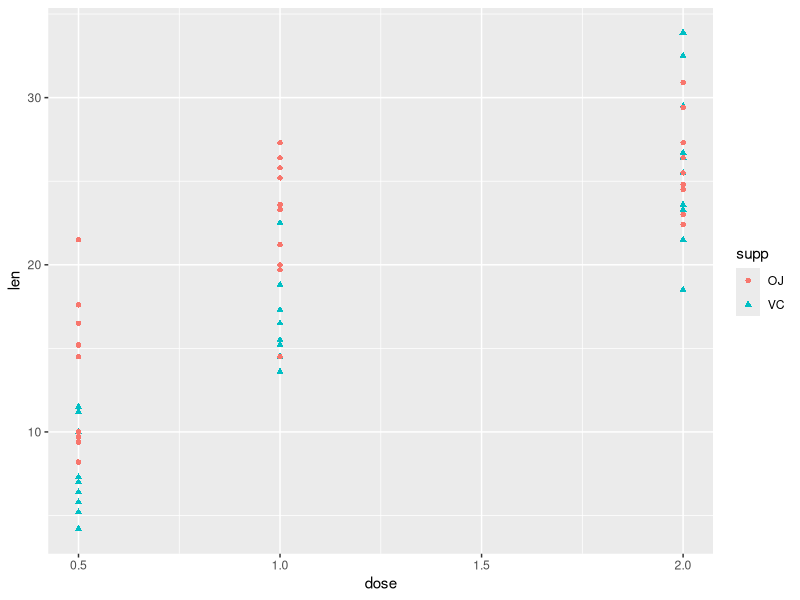

Reproduce this figure in R. (Note: this script raises an error after producing the figure.)
## ---- chunk 1
knitr::opts_chunk$set( message =FALSE, warning =FALSE)
## ---- chunk 2
#Load the ToothGrowth data: 
library(datasets)
data("ToothGrowth")
## ---- chunk 3
#first glance on the data:
head(ToothGrowth)

#look into data description:
str(ToothGrowth)
summary(ToothGrowth)
## ---- chunk 4
#check for unique dose values
unique(ToothGrowth$dose)
## ---- chunk 5
#find standard deviation for length
sd(ToothGrowth$len)
## ---- chunk 6
#open ggplot2 library:
library(ggplot2)

#Plot dataset grouped by supplement type and dosage
ggplot(ToothGrowth, aes(x=dose, y=len, shape=supp, color=supp)) +geom_point()
## ---- chunk 7
# perform t-test for length vs supplement type:
t.test(len~supp, data= ToothGrowth, var.equal = TRUE, paired= FALSE)
## ---- chunk 8

## perform t-test for length vs dosage 0.5 or 1.0:
t.test(ToothGrowth$len[ToothGrowth$dose==1],ToothGrowth$len[ToothGrowth$dose==.5],
       var.equal =TRUE, alternative = 'greater')
## ---- chunk 9

## perform t-test for length vs dosage 1.0 or 2.0:
t.test(ToothGrowth$len[ToothGrowth$dose==2],ToothGrowth$len[ToothGrowth$dose==1],
       var.equal =TRUE, alternative = 'greater')
## ---- chunk 10
#Load the ToothGrowth data: 

library(datasets)
data("ToothGrowth")

#first glance on the data:
head(ToothGrowth)

#look into data description:
str(ToothGrowth)
summary(ToothGrowth)

#check for unique dose values
unique(ToothGrowth$dose)

#find standard deviation for length
sd(ToothGrowth$len)

#open ggplot2 library:
library(ggplot2)

#Plot dataset grouped by supplement type and dosage
ggplot(ToothGrowth, aes(x=dose, y=len, shape=supp, color=supp)) +geom_point()+
    theme(plot.margin = margin(3,3,3,3, "cm"))

#1. First test:  
#Ho: there is no difference between tooth length with different supplements 
#Ha: tooth length for supplement OJ in higher  
##------------------------------------------------------------------------------
# perform t-test for length vs supplement type:
t.test(len~supp, data= ToothGrowth, var.equal = TRUE, paired= FALSE)

#Second test: 
#Ho: there is no difference between dose0.5 and 1.0 for tooth length
#Ha: tooth length for dose 1.0 is higher than for dose 0.5  
#-------------------------------------------------------------------------------
## perform t-test for length vs dosage 1.0 or 2.0:
t.test(ToothGrowth$len[ToothGrowth$dose==1],ToothGrowth$len[ToothGrowth$dose==.5],
       var.equal =TRUE, alternative = 'greater')

# Third test: 
#Ho: there is no difference between dose 1.0 and 2.0 for tooth length
#Ha: tooth length for dose 2.0 is higher than for dose 1.0  
#-------------------------------------------------------------------------------
## perform t-test for length vs dosage 1.0 or 2.0:
t.test(ToothGrowth$len[ToothGrowth$dose==2],ToothGrowth$len[ToothGrowth$dose==1],
       var.equal =TRUE, alternative = 'greater')
